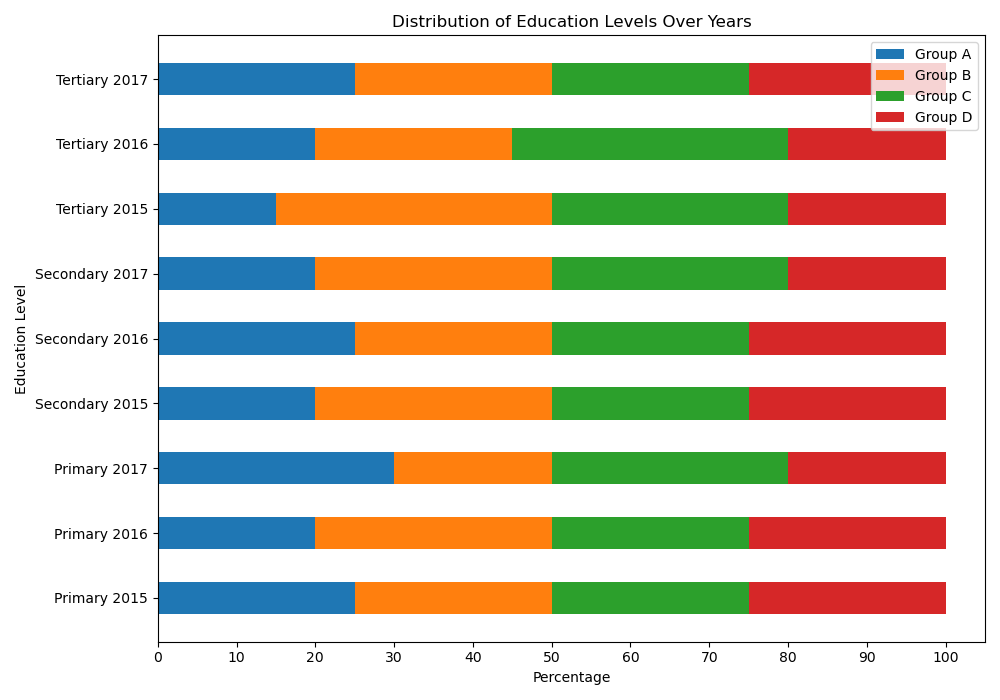

The script that drew this image:

import matplotlib.pyplot as plt
import numpy as np

# Data
categories = ['Primary', 'Primary', 'Primary', 'Secondary', 'Secondary', 'Secondary', 'Tertiary', 'Tertiary', 'Tertiary']
years = ['2015', '2016', '2017', '2015', '2016', '2017', '2015', '2016', '2017']
group_A = [25, 20, 30, 20, 25, 20, 15, 20, 25]
group_B = [25, 30, 20, 30, 25, 30, 35, 25, 25]
group_C = [25, 25, 30, 25, 25, 30, 30, 35, 25]
group_D = [25, 25, 20, 25, 25, 20, 20, 20, 25]

# Create plot
fig, ax = plt.subplots(figsize=(10, 7))
bar_width = 0.5

# Stacked bar chart
ind = np.arange(len(categories))
p1 = plt.barh(ind, group_A, bar_width, color='#1f77b4')
p2 = plt.barh(ind, group_B, bar_width, left=group_A, color='#ff7f0e')
p3 = plt.barh(ind, group_C, bar_width, left=np.add(group_A, group_B), color='#2ca02c')
p4 = plt.barh(ind, group_D, bar_width, left=np.add(np.add(group_A, group_B), group_C), color='#d62728')

# Labels, title and axis formatting
plt.xlabel('Percentage')
plt.ylabel('Education Level')
plt.title('Distribution of Education Levels Over Years')
plt.yticks(ind, ['Primary 2015', 'Primary 2016', 'Primary 2017', 'Secondary 2015', 'Secondary 2016', 'Secondary 2017', 'Tertiary 2015', 'Tertiary 2016', 'Tertiary 2017'])
plt.xticks(np.arange(0, 101, 10))

# Legend
plt.legend((p1[0], p2[0], p3[0], p4[0]), ('Group A', 'Group B', 'Group C', 'Group D'), loc='upper right')

# Adjust layout to fit the title and legend
plt.tight_layout()

# Display the chart
plt.show()
